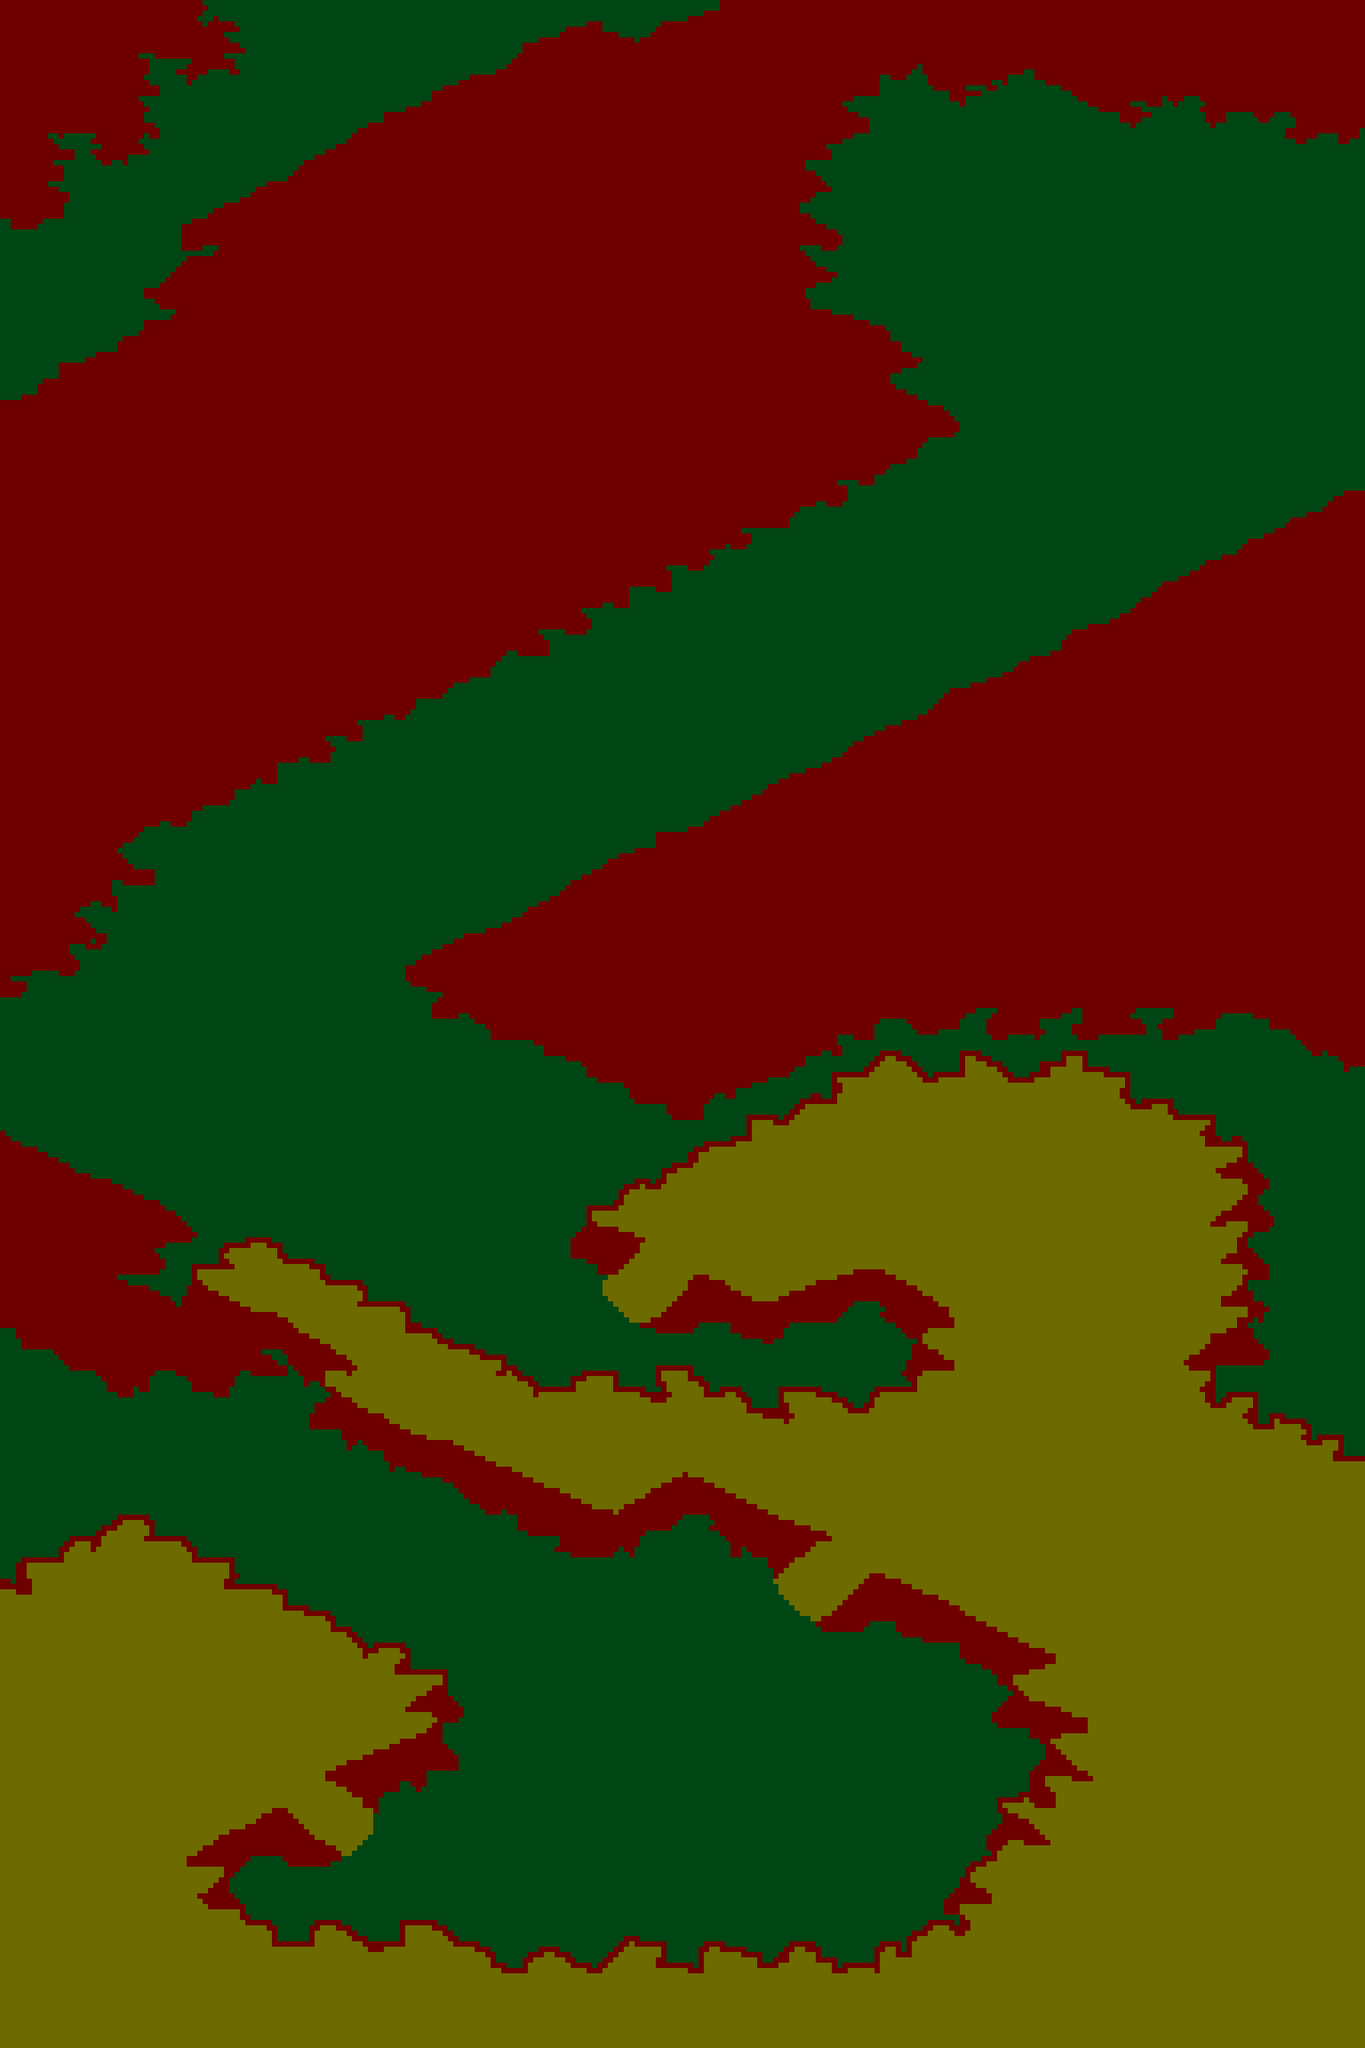

The image is a tile-based game level rendered from a .tmx file. Its description and source (layers, tilesets, objects; grid data summarised) follow:
An orthogonal 256x384 tile map with 8x8 px tiles, 1 tile layer (Logic_Layer).

<map version="1.0" orientation="orthogonal" renderorder="left-down" width="256" height="384" tilewidth="8" tileheight="8" nextobjectid="1">
 <tileset firstgid="1" name="Path_tiles" tilewidth="8" tileheight="8" spacing="1" margin="1" tilecount="9">
  <image source="Path_tiles.png" width="32" height="32" />
 </tileset>
 <layer name="Logic_Layer" width="256" height="384">
  <properties>
   <property name="Navigation" value="1" />
   <property name="NoDraw" value="1" />
  </properties>
  <data>[98304 cells, 98304 non-empty, 3 distinct tile ids]</data>
 </layer>
</map>
